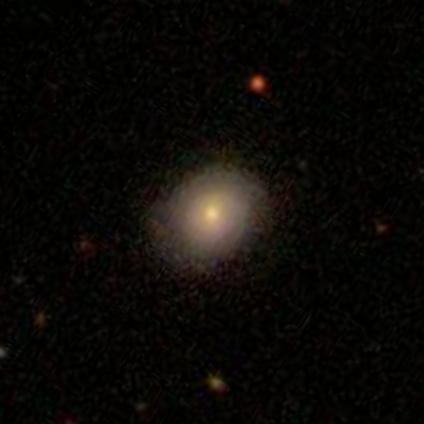
#> input picture imageProcessing/images/100008.jpg, 424 x 424 px
$ python selectRegion.py imageProcessing/images imageProcessing/images
#> lines starting #> are read from the running program, lines starting #| are printed output that depends on the picture
from PIL import Image
import ImageFilter
import os
import sys

fromDir = sys.argv[1] # .../images
toDir = sys.argv[2] # .../cropped/

for filename in os.listdir(fromDir):
  im = Image.open(fromDir + "/" + filename)
#> im is the input picture: PIL image 424x424 RGB; mean R, G, B 11.4, 9.3, 6.7

  crop_rectangle = (125, 125, 300, 300)
  cropped_im = im.crop(crop_rectangle)
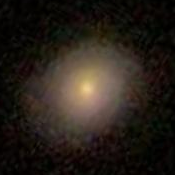
#> cropped_im: PIL image 175x175 RGB; mean R, G, B 39.1, 31.7, 24.8

  # Filter Edge
  im_edge = cropped_im.filter(ImageFilter.EDGE_ENHANCE_MORE)
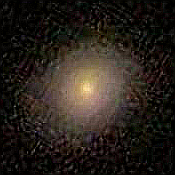
#> im_edge: PIL image 175x175 RGB; mean R, G, B 40.3, 33.3, 26.9
  im_edge.save(toDir + filename[:-4] + "_cropped_edge.jpg")
#> pass 2 of the loop `for filename in os.listdir(fromDir):`:
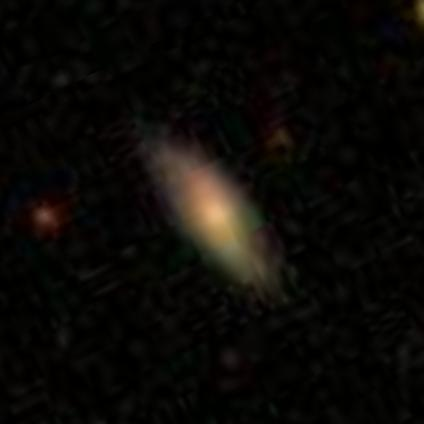
#> input picture imageProcessing/images/100023.jpg, 424 x 424 px
#> im is the input picture: PIL image 424x424 RGB; mean R, G, B 11.4, 9.7, 6.8
#> `cropped_im = im.crop(crop_rectangle)`:
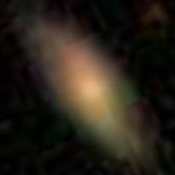
#> cropped_im: PIL image 175x175 RGB; mean R, G, B 40.6, 33.9, 24.7

  # to be deleted
  # cropped_im.show()
  # cropped_im.save('100474_per_after.jpg')
